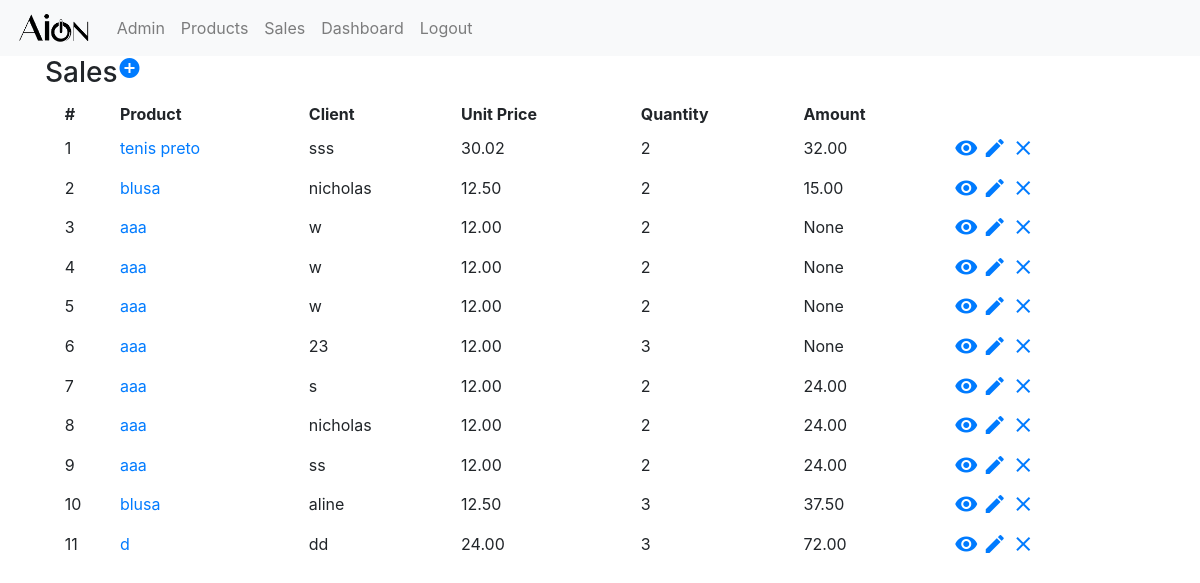
Page /sales_app/sales/ on the earlier database version.
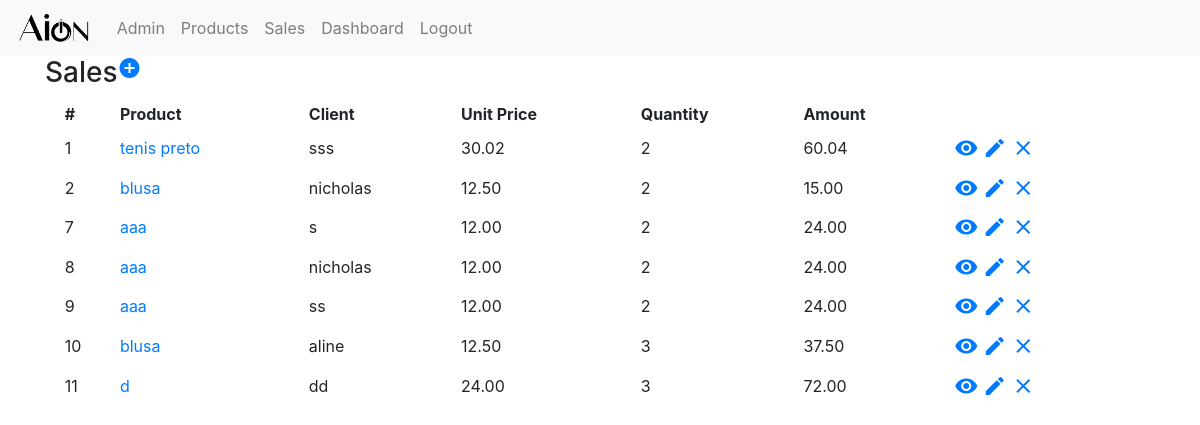
Same page on the later database version.
### sales_app/models.py (models this page shows, shortened)
class Sale(models.Model):
    product_name = models.ForeignKey(Product, related_name='sales', on_delete=models.PROTECT)
    client_name = models.CharField(max_length=256)
    quantity = models.PositiveIntegerField()
    amount = models.DecimalField(decimal_places=2, max_digits=32, blank=True, null=True)

class Product(models.Model):
    name = models.CharField(max_length=256, unique=True)
    price = models.DecimalField(decimal_places=2, max_digits=32)
    def __str__(self):
        return self.name

### sales_app/views.py (the view)
# urls.py: path('sales/', views.SalesListView.as_view(), name='sales'),
class SalesListView(ListView):
    context_object_name = 'sales'
    model = models.Sale

### sales_app/templates/sales_app/sale_list.html
{% extends "sales_app/sales_app_base.html" %}
{% block body_block %}
<div class="container">
  <div class="row">
    <h3>Sales</h3>
    <a href="{% url 'sales_app:sale_create' %}"><span class="material-icons">add_circle</span></a>
  </div>
  <table class="table table-sm table-hover table-borderless">
    <thead>
      <tr>
        <th scope="col">#</th>
        <th scope="col">Product</th>
        <th scope="col">Client</th>
        <th scope="col">Unit Price</th>
        <th scope="col">Quantity</th>
        <th scope="col">Amount</th>
        <th scope="col"></th>
      </tr>
    </thead>
    <tbody>
      {% for sale in sales %}
      <tr>
        <td>{{sale.pk}}</td>
        <td><a href="{% url 'sales_app:product_detail' pk=sale.product_name.pk %}">{{sale.product_name}}</a></td>
        <td>{{sale.client_name}}</td>
        <td>{{sale.product_name.price}}</td>
        <td>{{sale.quantity}}</td>
        <td>{{sale.amount}}</td>
        <td>
          <a href="{% url 'sales_app:sale_detail' pk=sale.pk %}"><span class="material-icons">visibility</span></a>
          <a href="{% url 'sales_app:sale_update' pk=sale.pk %}"><span class="material-icons">edit</span></a>
          <a href="{% url 'sales_app:sale_delete' pk=sale.pk %}"><span class="material-icons">clear</span></a>
        </td>
      </tr>
      {% endfor %}
    </tbody>
  </table>
</div>
{% endblock %}

Differences in the rows shown:
removed Sale: pk "3", product_name "aaa", client_name "w", product_name.price "12.00", quantity "2", amount "None"
removed Sale: pk "4", product_name "aaa", client_name "w", product_name.price "12.00", quantity "2", amount "None"
removed Sale: pk "5", product_name "aaa", client_name "w", product_name.price "12.00", quantity "2", amount "None"
removed Sale: pk "6", product_name "aaa", client_name "23", product_name.price "12.00", quantity "3", amount "None"
changed Sale "sss": amount "32.00" → "60.04"
